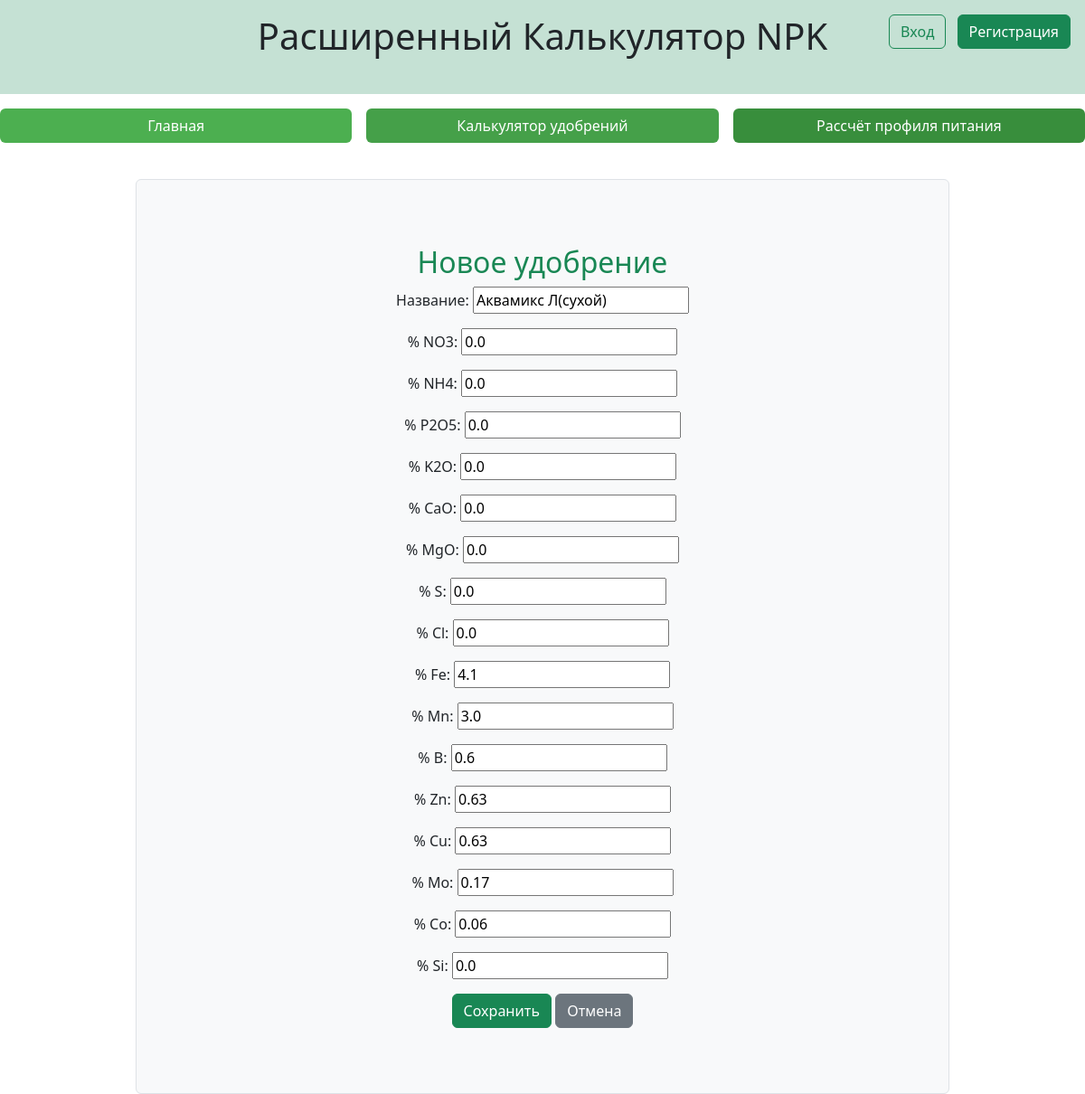
Screenshot of /edit_fertilizer/7 with the database file from the repository.
### main/models.py (models this page shows, shortened)
class Fertilizer(models.Model):
    user = models.ForeignKey(get_user_model(), on_delete=models.CASCADE, null=True, blank=True)
    is_public = models.BooleanField(default=False)
    name = models.CharField('Название',max_length=100)
    nh4 = models.FloatField('% NH4', default=0)
    no3 = models.FloatField('% NO3', default=0)
    p2o5 = models.FloatField('% P2O5', default=0)
    k2o = models.FloatField('% K2O', default=0)
    cao = models.FloatField('% CaO', default=0)
    mgo = models.FloatField('% MgO', default=0)
    s = models.FloatField('% S', default=0)
    cl = models.FloatField('% Cl', default=0)
    fe = models.FloatField('% Fe', default=0)
    mn = models.FloatField('% Mn', default=0)
    b = models.FloatField('% B', default=0)
    zn = models.FloatField('% Zn', default=0)
    cu = models.FloatField('% Cu', default=0)
    mo = models.FloatField('% Mo', default=0)
    co = models.FloatField('% Co', default=0)
    si = models.FloatField('% Si', default=0)

### main/views.py (the view)
# urls.py: path('edit_fertilizer/<int:pk>', views.edit_fertilizer, name='edit_fertilizer'),
def edit_fertilizer(request, pk):
    fertilizer = get_object_or_404(Fertilizer, pk=pk)
    if request.method == 'POST':
        form = FertilizerForm(request.POST, instance=fertilizer)
        if form.is_valid():
            form.save()
            return redirect('profile')
    else:
        form = FertilizerForm(instance=fertilizer)
    return render(request, 'main/add_fertilizer.html', {'form': form})

### main/forms.py
class FertilizerForm(forms.ModelForm):
    class Meta:
        model = Fertilizer
        fields = ['name', 'no3', 'nh4', 'p2o5', 'k2o', 'cao', 'mgo', 's', 'cl', 'fe', 'mn', 'b', 'zn', 'cu', 'mo', 'co', 'si']

### main/templates/main/add_fertilizer.html (shortened to what this page needs)
{% extends "main/index.html" %}
{% block content %}
<div class="container py-5">
    <h2 class="text-success">Новое удобрение</h2>
    <form method="post">
        {{ form.as_p }}
        <button type="submit" class="btn btn-success">Сохранить</button>
        <a href="{% url 'profile' %}" class="btn btn-secondary">Отмена</a>
    </form>
</div>
{% endblock %}

### rows the page displays
Fertilizer: name "Аквамикс Л(сухой)", no3 "0.0", nh4 "0.0", p2o5 "0.0", k2o "0.0", cao "0.0", mgo "0.0", s "0.0", cl "0.0", fe "4.1", mn "3.0", b "0.6", zn "0.63", cu "0.63", mo "0.17", co "0.06", si "0.0"
